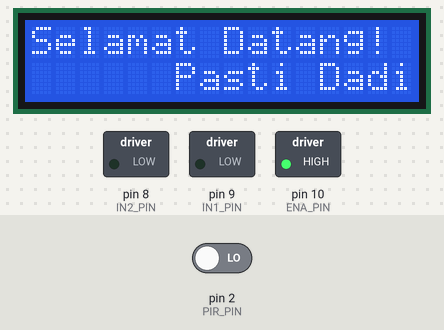
A sketch run on a simulated Arduino Uno, built with avr-gcc and run on an emulated ATmega328P. Shown: 16×2 character LCD, switched loads named in the sketch (green lamp = pin HIGH). Inputs (shaded band) come from the test bench; at power-on: pin 2 (PIR_PIN) LOW. What the sketch prints to the serial monitor is not drawn.

Above: at 7.6 s.
7.7 s: pin 2 (PIR_PIN) driven HIGH
At 8.9 s:
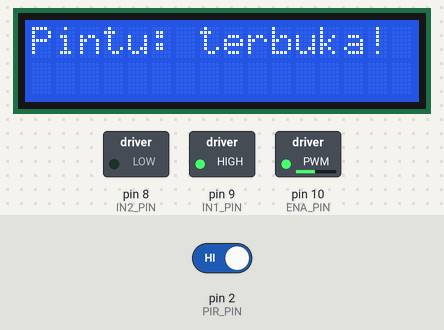
9.2 s: pin 2 (PIR_PIN) driven LOW
At 12.0 s:
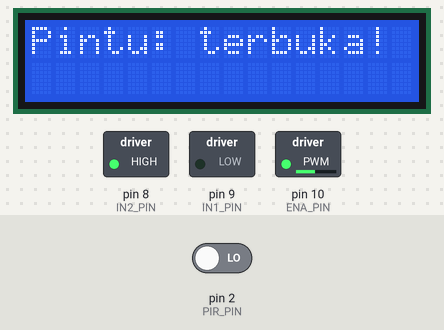
At 13.6 s:
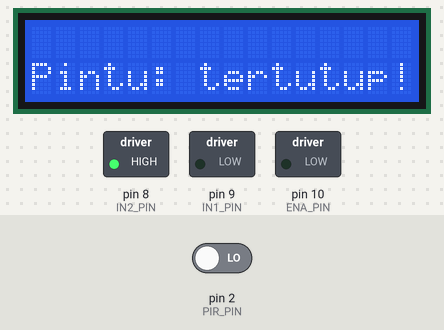
Timing chart, 0 to 15.1 s (numbered marks = the images above; inputs shaded):
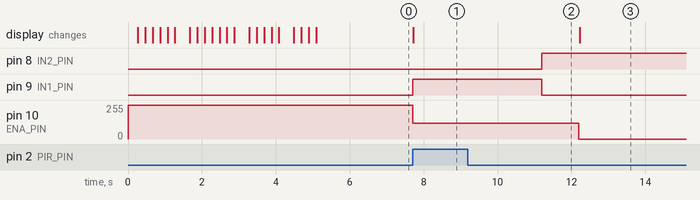

The sketch:

kodingan-1.ino
```cpp
#include <Wire.h>
#include <LiquidCrystal_I2C.h>
#include <Stepper.h>

// Konfigurasi pin
const int PIR_PIN = 2;   // Pin untuk sensor PIR
const int IN1_PIN = 9;   // Pin IN1 LN298N
const int IN2_PIN = 8;   // Pin IN2 LN298N
const int ENA_PIN = 10;  // Pin ENA LN298N

// Konfigurasi motor DVD ROM
const int MOTOR_SPEED = 120;  // Kecepatan motor (semakin kecil semakin lambat)

// Konfigurasi LCD 1602
LiquidCrystal_I2C lcd(0x27, 2, 1, 0, 4, 5, 6, 7, 3, POSITIVE);

// Variabel status pintu
enum DoorStatus { CLOSED,
                  OPEN };
DoorStatus doorStatus = CLOSED;

// Variabel deteksi gerakan
int motionDetected = 0;
int motionPinState = LOW;

// Waktu penundaan sebelum mematikan motor
const unsigned long DOOR_CLOSE_DELAY = 2000;  // 5 detik
unsigned long doorCloseTime = 0;

const char* openingText = "Selamat Datang! ";
const char* openingText1 = "Pasti Dadi ";
void setup() {
  // Inisialisasi pin dan serial monitor
  pinMode(PIR_PIN, INPUT);
  pinMode(IN1_PIN, OUTPUT);
  pinMode(IN2_PIN, OUTPUT);
  pinMode(ENA_PIN, OUTPUT);

  digitalWrite(ENA_PIN, HIGH);  // Aktifkan motor DVD ROM

  Serial.begin(9600);

  lcd.begin(16, 2);
  lcd.setCursor(0, 0);
  for (int i = 0; i < 16; i++) {
    lcd.print(openingText[i]);
    delay(200);
  }
  lcd.setCursor(6,2);
  for (int i = 0; i < 16; i++) {
    lcd.print(openingText1[i]);
    delay(200);
  }
}

void loop() {
  // Deteksi gerakan menggunakan sensor PIR
  motionDetected = digitalRead(PIR_PIN);

  if (motionDetected != motionPinState) {
    if (motionDetected == HIGH) {
      // Gerakan terdeteksi, buka pintu
      openDoor();
    } else {
      // Gerakan berhenti, cek jeda dan tutup pintu
      if (doorStatus == OPEN) {
        doorCloseTime = millis() + DOOR_CLOSE_DELAY;
      }
    }

    motionPinState = motionDetected;
  }

  // Periksa jeda sebelum mematikan motor
  if (doorCloseTime > 0 && millis() >= doorCloseTime) {
    closeDoor();
    doorCloseTime = 0;  // Reset waktu penutupan pintu
  }
}

void openDoor() {
  if (doorStatus == CLOSED) {
    // Buka pintu menggunakan motor DVD ROM
    digitalWrite(IN1_PIN, HIGH);
    digitalWrite(IN2_PIN, LOW);
    analogWrite(ENA_PIN, MOTOR_SPEED);

    doorStatus = OPEN;
    lcd.clear();
    lcd.setCursor(0, 0);  // Inisialisasi LCD
    lcd.print("Pintu: terbuka!");
    Serial.println("Pintu terbuka!");
  }
}

void closeDoor() {
  if (doorStatus == OPEN) {
    // Tutup pintu menggunakan motor DVD ROM
    digitalWrite(IN1_PIN, LOW);
    digitalWrite(IN2_PIN, HIGH);
    analogWrite(ENA_PIN, MOTOR_SPEED);

    delay(1000);  // Tambahkan penundaan untuk menutup pintu

    digitalWrite(ENA_PIN, LOW);  // Matikan motor DVD ROM

    doorStatus = CLOSED;
    lcd.clear();
    lcd.setCursor(0, 2);
    lcd.print("Pintu: tertutup!");
    Serial.println("Pintu tertutup!");
  }
}
```

Measured:
- after the input at 7.7 s, pin 9 (IN1_PIN): LOW → HIGH at once; pin 10 (ENA_PIN): 255/255 → 120/255 at once; the display: changes at once (image 1)
- after the input at 9.2 s, pin 8 (IN2_PIN): LOW → HIGH after 2.0 s; pin 9 (IN1_PIN): HIGH → LOW after 2.0 s; pin 10 (ENA_PIN): 120/255 → 0/255 after 3.0 s
